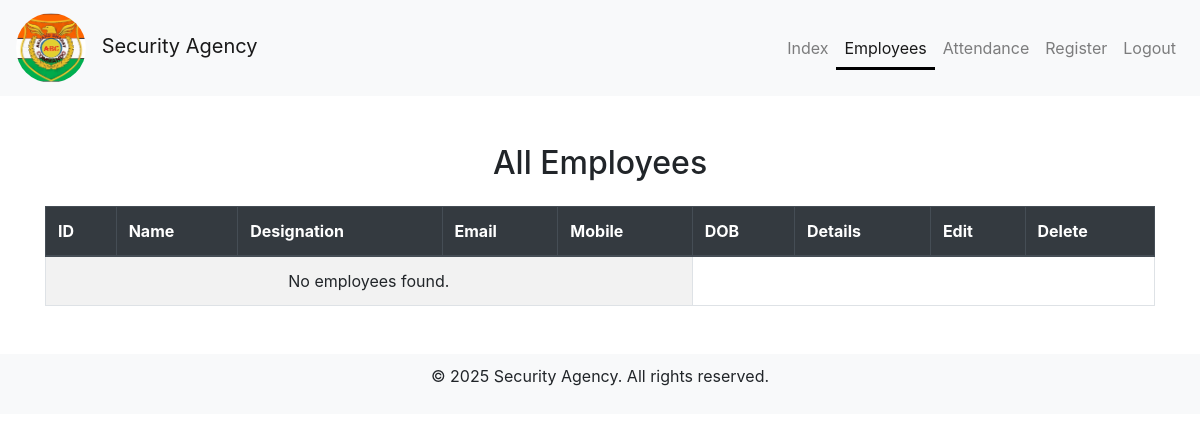
/owner/empdetails/ (signed in), run on an earlier commit of the app's database.
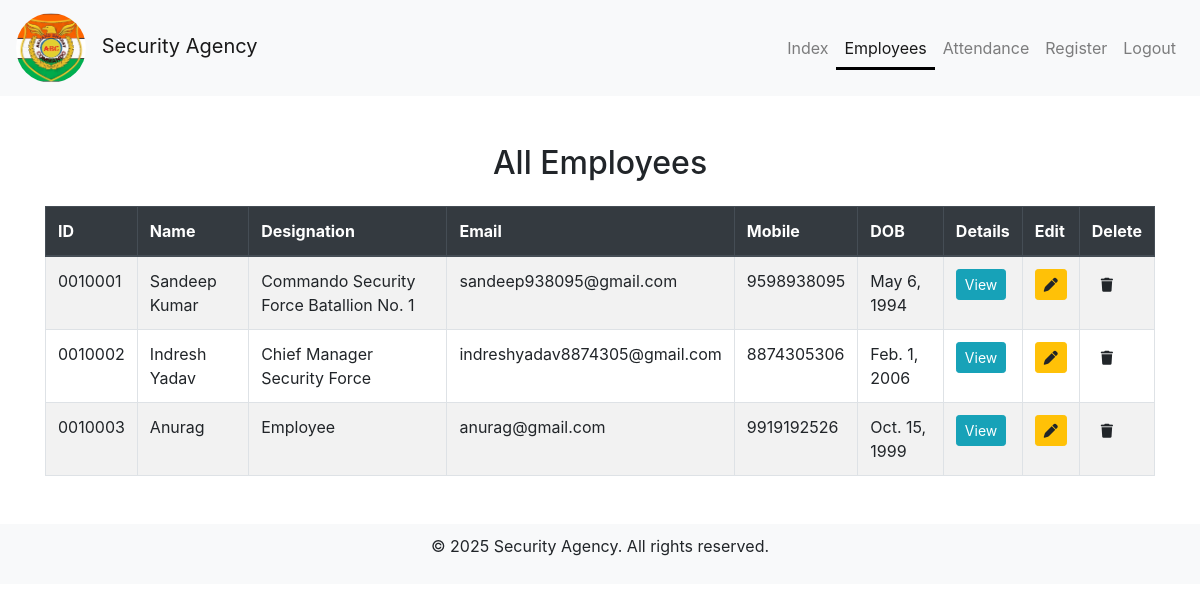
And on a later commit of the database.
### employee/models.py (models this page shows, shortened)
class Employee(models.Model):
    employee_id = models.CharField(max_length=10, primary_key=True, blank=True)  # Use employee ID as primary key
    name = models.CharField(max_length=100)  # Example field for employee name
    GENDER_CHOICES = [
        ('Male', 'Male'),
        ('Female', 'Female'),
        ('Other', 'Other'),
    ]
    gender = models.CharField(
        max_length=6,
        choices=GENDER_CHOICES,
        null=True,  # Optional: allows null values if gender isn't provided
        blank=True,  # Optional: allows blank values if gender isn't provided
    )
    designation = models.CharField(max_length=100, blank=True, null=True)
    email = models.EmailField(unique=True)
    password = models.CharField(max_length=128)  # Store hashed passwords
    dob = models.DateField()
    aadhar_number = models.CharField(max_length=12, unique=True, blank=True, null=True)  # New field for Aadhar number
    mobile_number = models.CharField(max_length=10, blank=True, null=True)  # New field for mobile number
    qr_code_data = models.BinaryField(blank=True, null=True)  # Store QR code as binary data
    photo = models.ImageField(upload_to=employee_photo_path, blank=True, null=True)
    location_lat = models.FloatField(null=True, blank=True)
    location_lon = models.FloatField(null=True, blank=True)

### owner/views.py (the view)
# urls.py: path('empdetails/',views.empdetails, name='empdetails'),
@cache_control(no_cache=True, must_revalidate=True, no_store=True)
@owner_session_required
def empdetails(request):
    employees = Employee.objects.all()
    m = request.GET.get('m')  # 👈 fetch message
    return render(request, 'owner/empdetails.html', {'employees': employees, 'm': m})

### templates/owner/empdetails.html (shortened to what this page needs)
{% load static %}
<!DOCTYPE html>
<html lang="en">
<head>
    <link rel="stylesheet" href="{% static 'css/styles.css' %}">
    <link rel="stylesheet" href="https://stackpath.bootstrapcdn.com/bootstrap/4.5.2/css/bootstrap.min.css">
    <link rel="stylesheet" href="https://cdnjs.cloudflare.com/ajax/libs/font-awesome/6.0.0/css/all.min.css">
</head>
<body>
<nav class="navbar navbar-expand-lg navbar-light bg-light">
    <a class="navbar-brand" href="/">
        <img src="{% static 'images/logo.jpeg' %}" alt="Logo" class="site-logo" href="/">
        Security Agency
    </a>
    <div class="collapse navbar-collapse justify-content-end" id="navbarNav">
        <ul class="navbar-nav">
            <li class="nav-item">
                <a class="nav-link" href="{% url 'index' %}">Index</a>
            </li>
            <li class="nav-item">
                <a class="nav-link active custom-active-link" href="{% url 'empdetails' %}">Employees</a>
            </li>
            <li class="nav-item">
                <a class="nav-link" href="{% url 'attendance-report' %}">Attendance</a>
            </li>
            <li class="nav-item">
                <a class="nav-link" href="{% url 'regemp' %}">Register</a>
            </li>
            <li class="nav-item">
                <a class="nav-link" href="{% url 'logout' %}">Logout</a>
            </li>
        </ul>
    </div>
</nav>
<div class="container mt-5">
    <h2 class="text-center mb-4">All Employees</h2>
    <table class="table table-striped table-bordered">
        <thead class="thead-dark">
            <tr>
                <th>ID</th>
                <th>Name</th>
                <th>Designation</th>
                <th>Email</th>
                <th>Mobile</th>
                <th>DOB</th>
                <th>Details</th>
                <th>Edit</th>
                <th>Delete</th>
            </tr>
        </thead>
        <tbody>
            {% for emp in employees %}
            <tr>
                <td>{{ emp.employee_id }}</td>
                <td>{{ emp.name }}</td>
                <td>{{ emp.designation }}</td>
                <td>{{ emp.email }}</td>
                <td>{{ emp.mobile_number }}</td>
                <td>{{ emp.dob }}</td>
                <td>
                    <a href="{% url 'viewemp' emp.employee_id %}" class="btn btn-info btn-sm">View</a>
                </td>
                <td>
                    <a href="{% url 'editemp' emp.employee_id %}" class="btn btn-sm btn-warning" title="Edit Employee">
                        <i class="fas fa-pen"></i>
                    </a>
                </td>
                <td>
                    <form action="{% url 'deleteemp' emp.employee_id %}" method="POST" style="display:inline;">
                      <button type="submit" class="btn btn-sm delete-btn" title="Delete Employee">
                        <i class="fas fa-trash"></i>
                      </button>
                    </form>
                </td>
            </tr>
            {% empty %}
            <tr><td colspan="5" class="text-center">No employees found.</td></tr>
            {% endfor %}
        </tbody>
    </table>
</div>
<footer class="text-center mt-5 mb-3">
    <p>&copy; 2025 Security Agency. All rights reserved.</p>
</footer>
</body>
</html>

### static/css/styles.css (style rules this page uses)
.site-logo { width: 70px; height: 70px; border-radius: 50%; margin-right: 10px; object-fit: cover; }
footer { background-color: #f8f9fa; padding: 10px 0; }
.nav-link { color: #007bff; }
.navbar-nav .nav-link.active.custom-active-link { position: relative; }
.navbar-nav .nav-link.active.custom-active-link::after { content: ''; position: absolute; bottom: -2px; left: 0; width: 100%; height: 3px; background-color: black; }
.delete-btn i { transition: transform 0.3s ease; }
:root { --primary-color: #4EA685; --secondary-color: #57B894; --black: #000000; --white: #ffffff; --gray: #efefef; --gray-2: #757575; --facebook-color: #4267B2; --google-color: #DB4437; --twitter-color: #1DA1F2; --insta-color: #E1306C; }

What changed in the data, as far as the page shows it:
added Employee: employee_id "0010001", name "Sandeep Kumar", designation "Commando Security Force Batallion No. 1", email "sandeep938095@gmail.com", mobile_number "9598938095", dob "May 6, 1994"
added Employee: employee_id "0010002", name "Indresh Yadav", designation "Chief Manager Security Force", email "indreshyadav8874305@gmail.com", mobile_number "8874305306", dob "Feb. 1, 2006"
added Employee: employee_id "0010003", name "Anurag", designation "Employee", email "anurag@gmail.com", mobile_number "9919192526", dob "Oct. 15, 1999"
Also different on the page:
text no longer shown: "No employees found."
